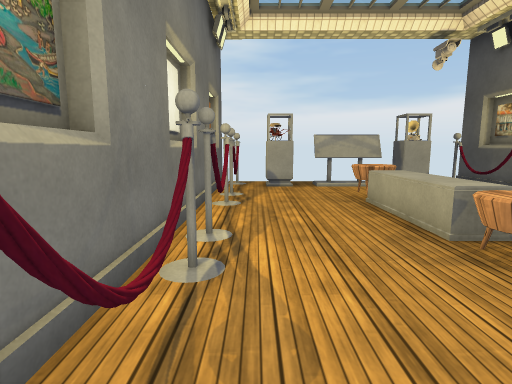
[1] (above)

12 first-person views from a walk through a scene from a Unity 3-D project. The camera is 1.3 m above the floor, tilts 8° down and sees 80° across. The floor is counted in squares, 1 m on a side. Each view is taken from the middle of a square. On the plan, view 1 faces up. The plan holds only what a view shows up to about 14 squares ahead; the rest is blank. The place goes on beyond the plan. The player is left out. Some animated figures are not drawn. Some surface patterns are stand-ins.

[2]
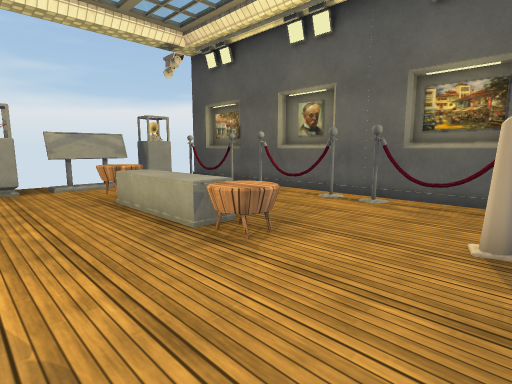

[3]
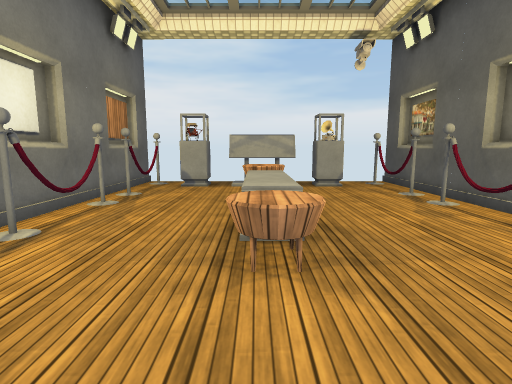

[4]
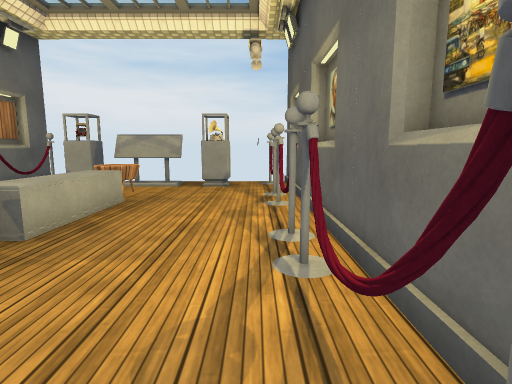

[5]
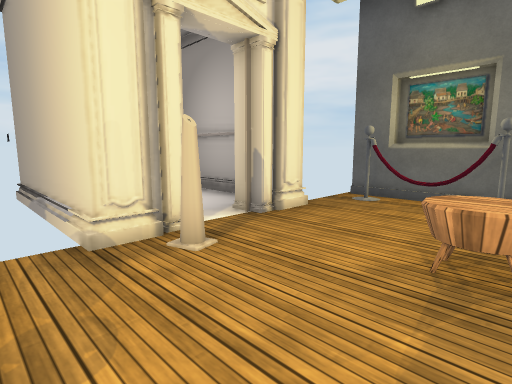

[6]
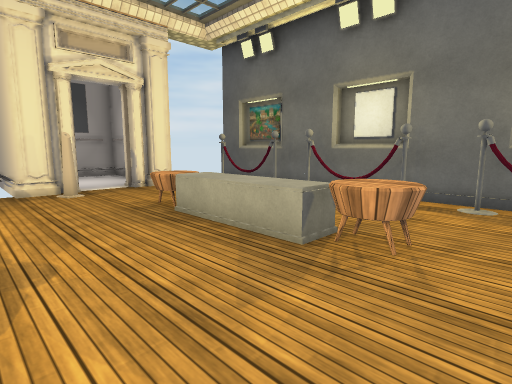

[7]
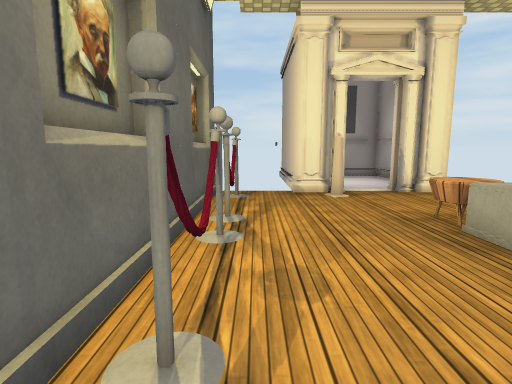

[8]
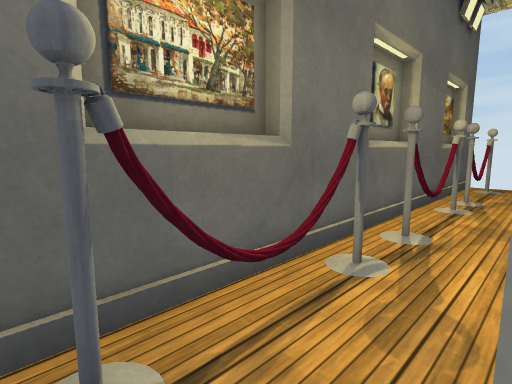

[9]
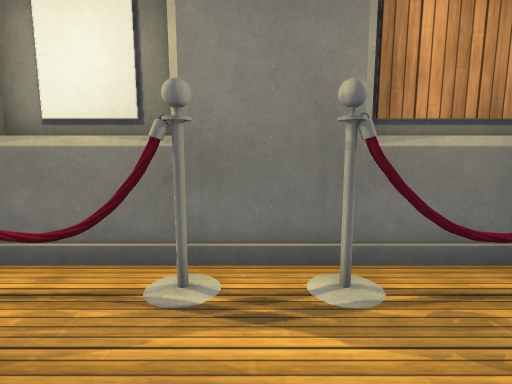

[10]
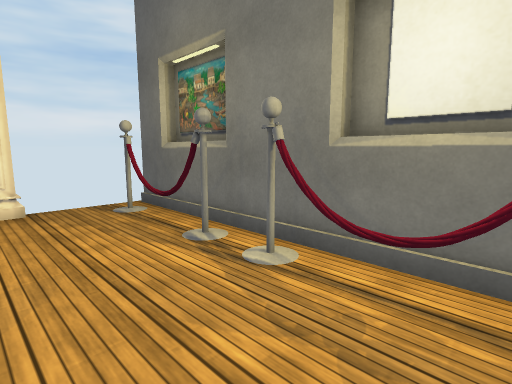

[11]
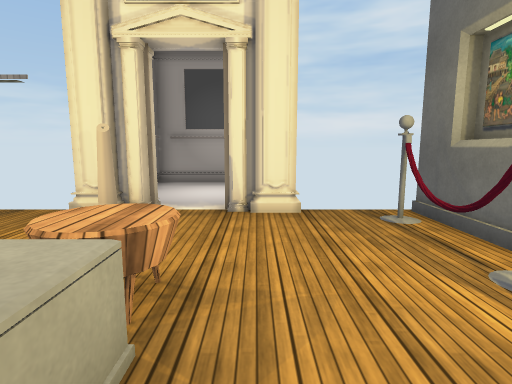

[12]
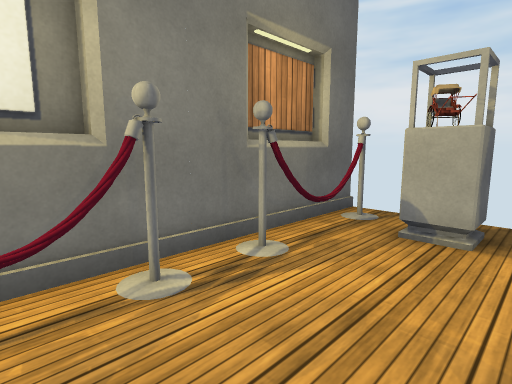

### Floor plan
Points are (right, up) in squares from view 1. A wall is a line through its corners. A room is listed if a view was taken in it or the views show most of it. See-through windows are left out.
Room 1 (views 1, 2, 3, 4, 5, 6, 7, 8, 9, 10, 11, 12)
walls: (-1.7, 7.1) (-1.7, 5); (8.2, 5.4) (8.2, 6.6); (8.2, 7.4) (8.2, 8.6); (-1.7, 2.9) (-1.7, 0.8); (8.6, 5) (8.6, 7.1); (8.2, 3.4) (8.2, 4.6); (8.2, 9.4) (8.2, 10.6); (8.6, 9.2) (8.6, 11.4); (1.1, -0.3) (2.5, -0.3) (2.5, -1.1); (8.2, 1.4) (8.2, 2.6); (-1.7, 11.4) (-1.7, 9.2); (4.3, -1.1) (4.3, -0.3) (5.7, -0.3) (5.7, -3.5); (8.6, 0.8) (8.6, 2.9); (-1.4, 12.5) (-1.4, 0.8); (8.2, -0.4) (8.2, 0.6)
ways out: gap at (4, -1)
objects: other object (-1, 0); other object (-1, 1); other object (-1, 3); other object (-1, 5); other object (-1, 7); other object (-1, 9); other object (-1, 11); other object (-1, 12); other object (0, 11); other object (1, 11); other object (2, 11) to (4, 11); other object (3, 3) to (4, 4); other object (3, 5) to (4, 7); other object (3, 8) to (4, 9); other object (5, 11) to (6, 11); other object (8, 1); other object (8, 3); other object (8, 5); other object (8, 7); other object (8, 9); other object (8, 11); other object (8, 12)

Positions as (right, up) in squares from view 1, and headings:
1: (0, 0), facing up
2: (0, 0), facing up-right
3: (3, 0), facing up
4: (7, 0), facing up
5: (7, 4), facing down-left
6: (7, 10), facing down-left
7: (7, 9), facing down
8: (6, 12), facing down-right
9: (2, 8), facing left
10: (2, 7), facing down-left
11: (2, 6), facing down
12: (2, 6), facing up-left
